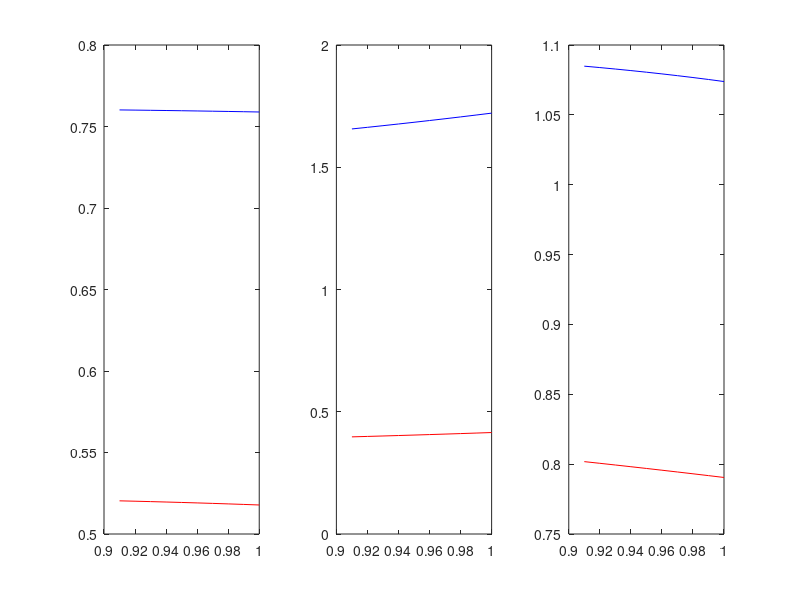
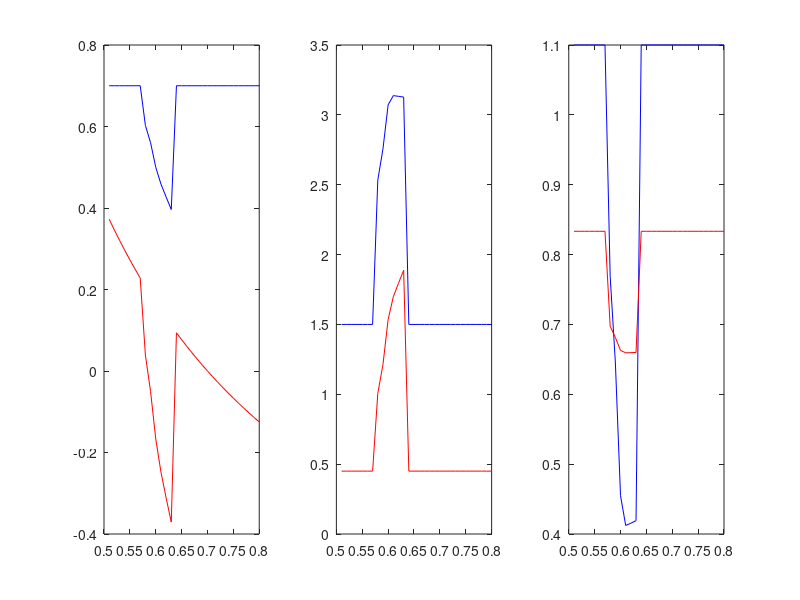
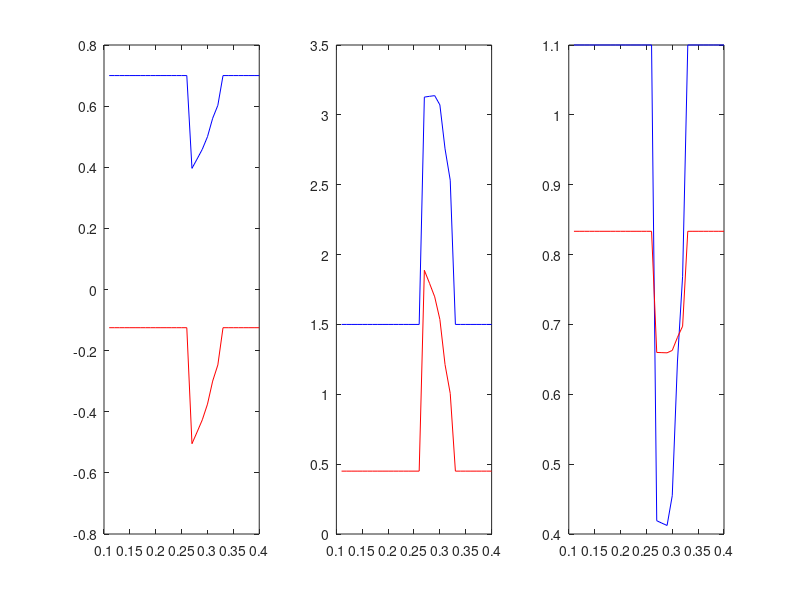

MATLAB code to generate these figures, in order:

clear all
close all

u=2;
l=1;
c0=0.5;

q=0.9;
c=0.5;
h=0.1;

xpeak = - l + sqrt(2*l*(u+l));

%% q

for i=1:10
    
    q = q + 0.01;

SS = @(v)[v(2)-((u-l)*c0-q*(c-h)*(v(1)-l))/(u-v(1));
    v(2)-1+(v(1)^2-l^2)*(1-q*(c-h))/(2*v(1)*u-2*l^2)];

v0 = [1.5;0.7];
options = optimset('MaxFunEvals',3e10); % options = optimset('Display','iter','MaxFunEvals',3e3);
[v, fval] = fsolve(SS,v0,options);

x(i) = v(1);
p(i) = v(2);

mu(i) = p(i)/c-1;
y(i) = x(i)*(1-p(i));

R(i) = -(1/(u-l))*(x(i)^2 - 2*u*x(i) + l^2)/(x(i)+l);
Tx(i) = 0.5*(1+l/x(i));

end

i=1:1:10;

figure(1);clf;hold on;
subplot(1,3,1)
plot(0.9+0.01*i,p(i),'-b',0.9+0.01*i,mu(i),'-r')
subplot(1,3,2)
plot(0.9+0.01*i,x(i),'-b',0.9+0.01*i,y(i),'-r')
subplot(1,3,3)
plot(0.9+0.01*i,R(i),'-b',0.9+0.01*i,Tx(i),'-r')

%% c'
for i=1:30
    
    c = c + 0.01;

SS = @(v)[v(2)-((u-l)*c0-q*(c-h)*(v(1)-l))/(u-v(1));
    v(2)-1+(v(1)^2-l^2)*(1-q*(c-h))/(2*v(1)*u-2*l^2)];

v0 = [1.5;0.7];
options = optimset('MaxFunEvals',3e10, 'TolFun',3e10); % options = optimset('Display','iter','MaxFunEvals',3e3);
[v, fval] = fsolve(SS,v0,options);

x(i) = v(1);
p(i) = v(2);

mu(i) = p(i)/c-1;
y(i) = x(i)*(1-p(i));

R(i) = -(1/(u-l))*(x(i)^2 - 2*u*x(i) + l^2)/(x(i)+l);
Tx(i) = 0.5*(1+l/x(i));

end

i=1:1:30;

figure(2);clf;hold on;
subplot(1,3,1)
plot(0.5+0.01*i,p(i),'-b',0.5+0.01*i,mu(i),'-r')
subplot(1,3,2)
plot(0.5+0.01*i,x(i),'-b',0.5+0.01*i,y(i),'-r')
subplot(1,3,3)
plot(0.5+0.01*i,R(i),'-b',0.5+0.01*i,Tx(i),'-r')

%% h'
for i=1:30
    
    h = h + 0.01;

SS = @(v)[v(2)-((u-l)*c0-q*(c-h)*(v(1)-l))/(u-v(1));
    v(2)-1+(v(1)^2-l^2)*(1-q*(c-h))/(2*v(1)*u-2*l^2)];

v0 = [1.5;0.7];
options = optimset('MaxFunEvals',3e10,'TolFun',3e10); % options = optimset('Display','iter','MaxFunEvals',3e3);
[v, fval] = fsolve(SS,v0,options);

x(i) = v(1);
p(i) = v(2);

mu(i) = p(i)/c-1;
y(i) = x(i)*(1-p(i));

R(i) = -(1/(u-l))*(x(i)^2 - 2*u*x(i) + l^2)/(x(i)+l);
Tx(i) = 0.5*(1+l/x(i));

end

i=1:1:30;

figure(3);clf;hold on;
subplot(1,3,1)
plot(0.1+0.01*i,p(i),'-b',0.1+0.01*i,mu(i),'-r')
subplot(1,3,2)
plot(0.1+0.01*i,x(i),'-b',0.1+0.01*i,y(i),'-r')
subplot(1,3,3)
plot(0.1+0.01*i,R(i),'-b',0.1+0.01*i,Tx(i),'-r')
